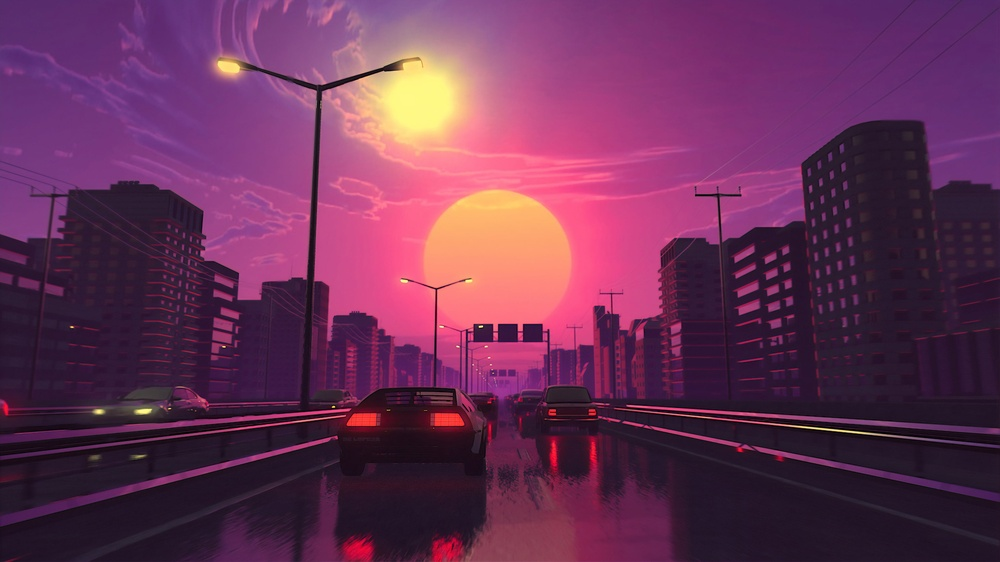
#> input picture Lab1_Python/image_color_conversion/wallpaper.jpg, 1000 x 562 px, shrunk from 3840 x 2160 before the run
$ python conversion.py
#> lines starting #> are read from the running program, lines starting #| are printed output that depends on the picture; after the words box and inside, x2 and y2 are one past the last pixel; in counts of white or black regions, pixels touching at a corner belong together
import cv2
import numpy as np
import matplotlib.pyplot as plt

# Read image
I = cv2.imread('wallpaper.jpg')  # Reads in BGR format
#> I is the input picture: shape (562, 1000, 3); mean B, G, R 86.1, 49.7, 105.1

# Convert to RGB for correct display in matplotlib
I_rgb = cv2.cvtColor(I, cv2.COLOR_BGR2RGB)

# Show original image
plt.figure()
plt.imshow(I_rgb)
plt.title('Original Image')
plt.axis('off')


# Convert to Grayscale (manual)
def to_grayscale(img):
    gray = (0.2989 * img[:, :, 2] + 0.5870 * img[:, :, 1] + 0.1140 * img[:, :, 0]).astype(np.uint8)
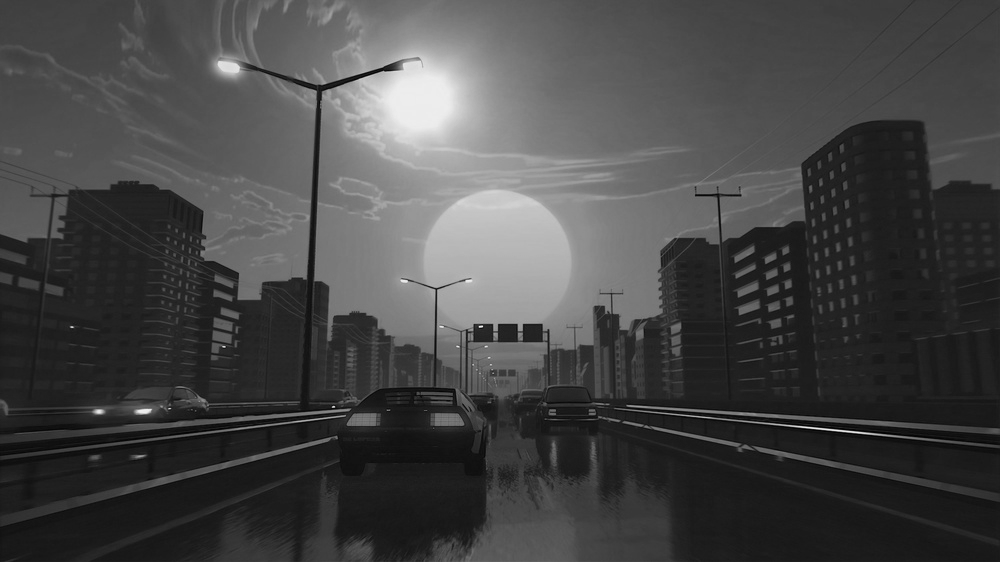
#> gray: shape (562, 1000); min 1, max 242, mean 69.8
    return gray

gray_image = to_grayscale(I)
plt.figure()
plt.imshow(gray_image, cmap='gray')
plt.title('Grayscale Image')
plt.axis('off')

# Convert to Black and White (thresholding)
def to_black_white(gray_img, threshold):
#> called with threshold = 128
    bw = (gray_img > threshold).astype(np.uint8) * 255
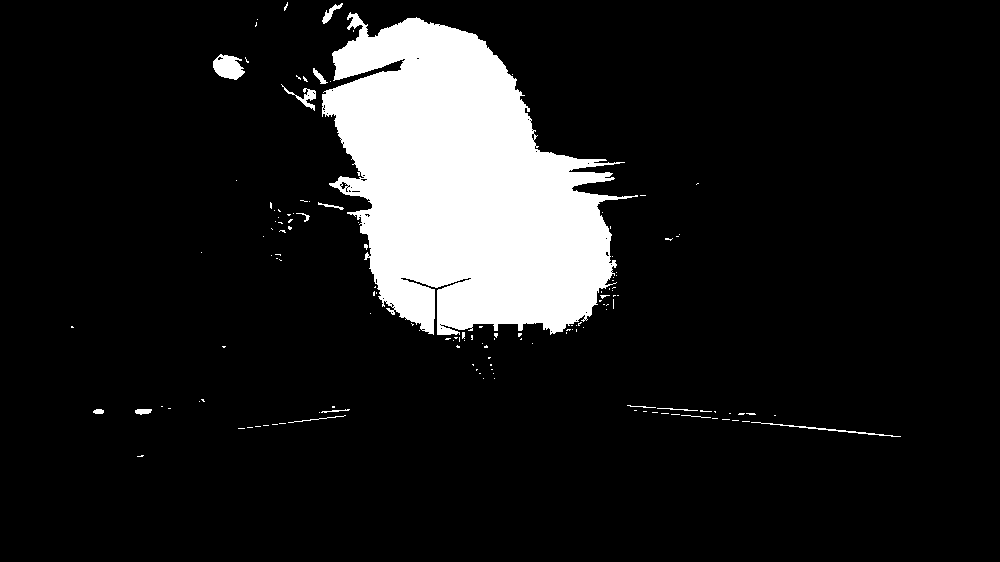
#> bw: shape (562, 1000); 11.5% white; 140 white regions (125 under 20 px), largest, box (x1, y1, x2, y2) and area: (322, 12, 638, 335) 62385, (213, 54, 245, 80) 564, (751, 422, 901, 437) 230
    return bw

bw_image = to_black_white(gray_image, 128)
plt.figure()
plt.imshow(bw_image, cmap='gray')
plt.title('Black and White Image')
plt.axis('off')

# Remove one color channel
def remove_channel(img, channel):
#> called with channel = 'R'
    modified = img.copy()
    if channel == 'R':
        modified[:, :, 2] = 0
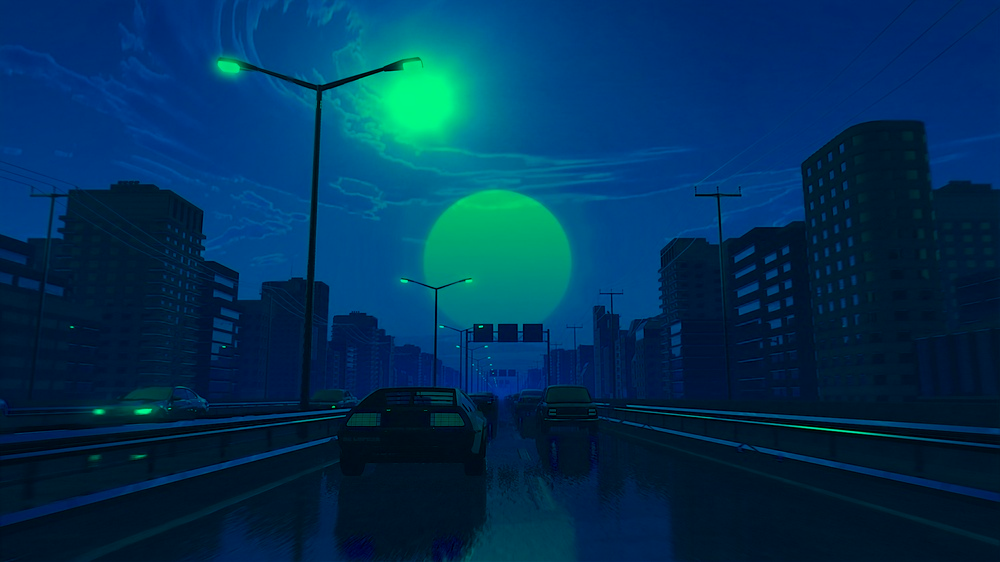
#> modified: shape (562, 1000, 3); mean B, G, R 86.1, 49.7, 0
    elif channel == 'G':
        modified[:, :, 1] = 0
    elif channel == 'B':
        modified[:, :, 0] = 0
    modified_rgb = cv2.cvtColor(modified, cv2.COLOR_BGR2RGB)
    plt.figure()
    plt.imshow(modified_rgb)
    plt.title(f'Image without {channel} channel')
    plt.axis('off')

remove_channel(I, 'R')
remove_channel(I, 'G')
#> call 2 of remove_channel, with channel = 'G'
#> in remove_channel (call 2), `modified[:, :, 1] = 0`:
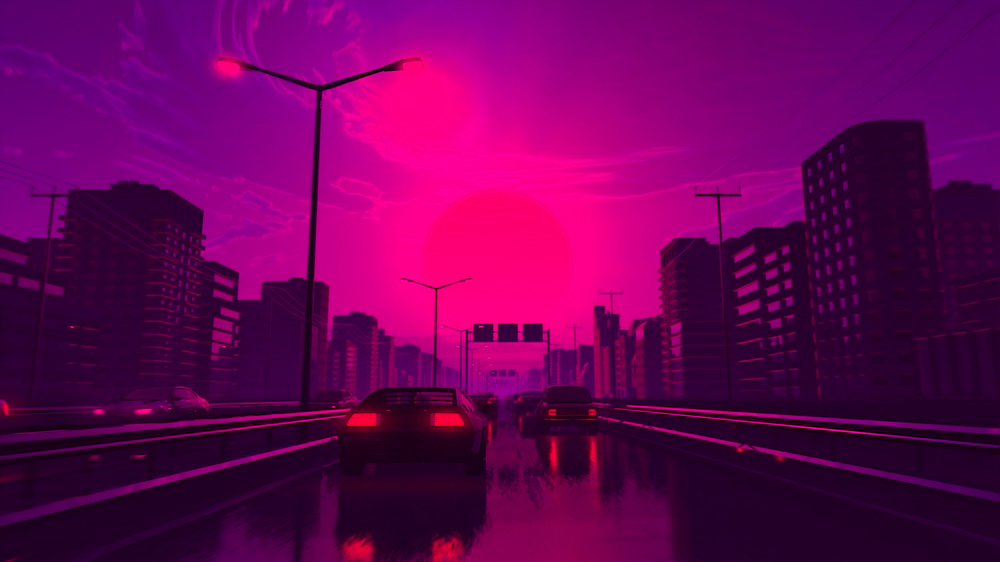
#> modified: shape (562, 1000, 3); mean B, G, R 86.1, 0, 105.1
remove_channel(I, 'B')
#> call 3 of remove_channel, with channel = 'B'
#> in remove_channel (call 3), `modified[:, :, 0] = 0`:
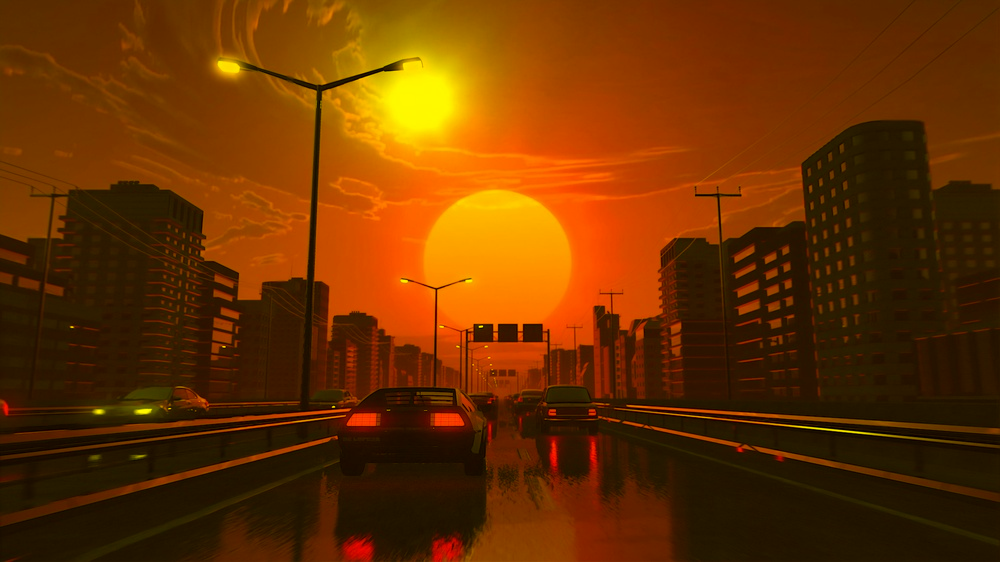
#> modified: shape (562, 1000, 3); mean B, G, R 0, 49.7, 105.1

plt.show()

$ run again, with Lab1_Python/image_color_conversion/image_without_G.png saved as Lab1_Python/image_color_conversion/wallpaper.jpg
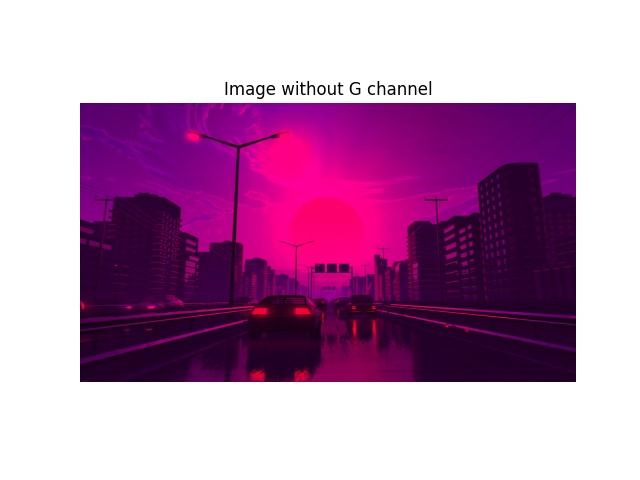
#> input picture Lab1_Python/image_color_conversion/image_without_G.png, 640 x 480 px
#> I is the input picture: shape (480, 640, 3); mean B, G, R 178, 139.9, 186.5
#> in to_black_white, `bw = (gray_img > threshold).astype(np.uint8) * 255`:
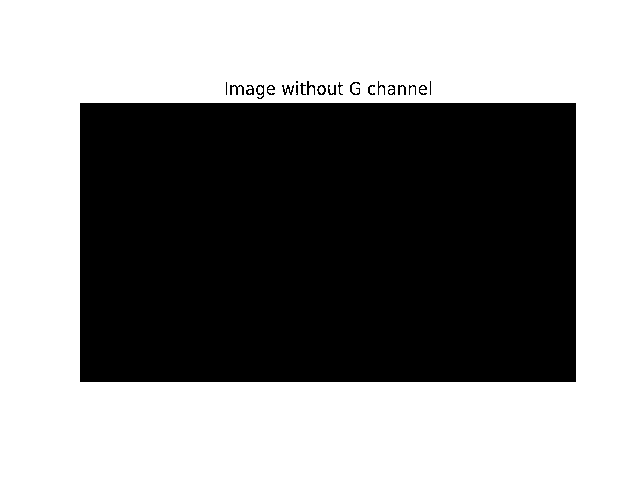
#> bw: shape (480, 640); 54.7% white; 22 black regions (4 under 20 px), largest, box (x1, y1, x2, y2) and area: (80, 103, 576, 382) 138384, (230, 85, 244, 95) 66, (282, 85, 294, 95) 54
#> in remove_channel (call 3), `modified[:, :, 0] = 0`:
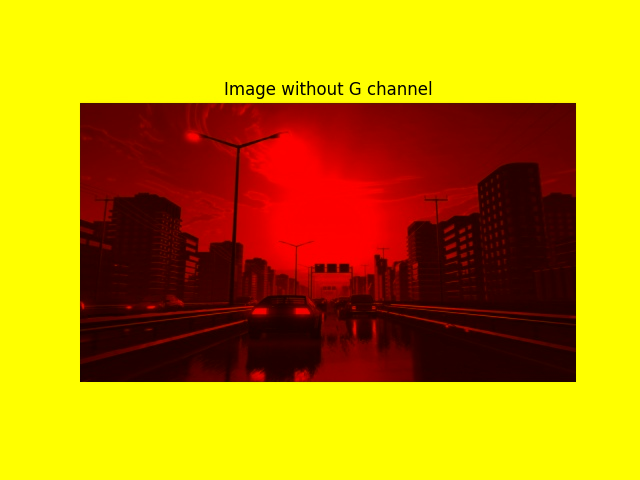
#> modified: shape (480, 640, 3); mean B, G, R 0, 139.9, 186.5
